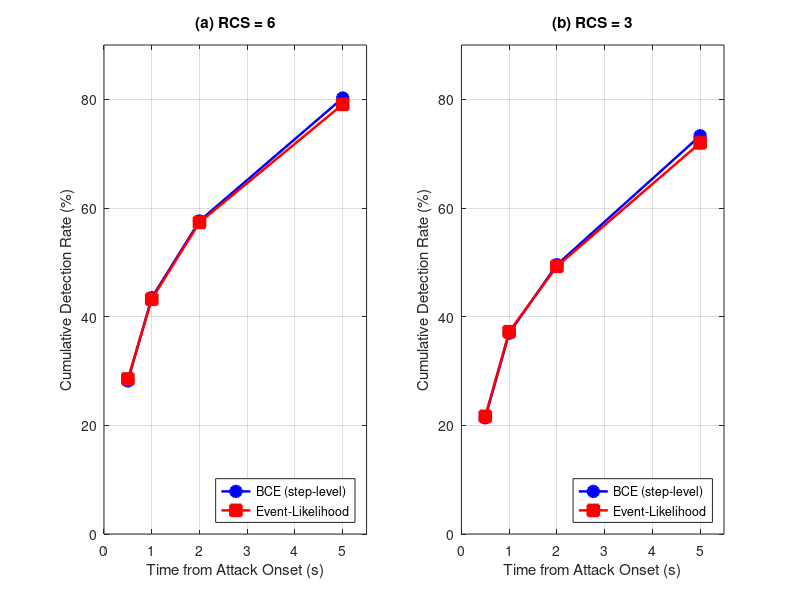

MATLAB code to generate this figure: (Note: this script raises an error after producing the figure.)
%% Figure 6: Cumulative Detection Delay Distribution
% 对比 BCE vs Event-Likelihood, RCS=6 vs RCS=3
clear; close all;

%% --- Data: detection_rate_within_s from evaluation_test.json ---
% Values extracted manually from test evaluations (F9 feature set)
% Format: [0.5s, 1.0s, 2.0s, 5.0s] thresholds
thresholds = [0.5, 1.0, 2.0, 5.0];

% RCS=6 BCE (F9) — test split
rcs6_bce = [0.2817, 0.4349, 0.5761, 0.8024];
% RCS=6 Event-Likelihood (F9) — test split
rcs6_evl = [0.2853, 0.4323, 0.5735, 0.7908];
% RCS=3 BCE (F9) — test split
rcs3_bce = [0.2140, 0.3697, 0.4956, 0.7329];
% RCS=3 Event-Likelihood (F9) — test split
rcs3_evl = [0.2165, 0.3723, 0.4927, 0.7198];

figure('Position',[100 100 900 380]);

subplot(1,2,1);
plot(thresholds, rcs6_bce*100, 'b-o', 'LineWidth',1.8, 'MarkerSize',8, 'MarkerFaceColor','b');
hold on;
plot(thresholds, rcs6_evl*100, 'r-s', 'LineWidth',1.8, 'MarkerSize',8, 'MarkerFaceColor','r');
xlabel('Time from Attack Onset (s)');
ylabel('Cumulative Detection Rate (%)');
title('(a) RCS = 6');
legend('BCE (step-level)', 'Event-Likelihood', 'Location','southeast');
xlim([0 5.5]); ylim([0 90]);
grid on; box on;

subplot(1,2,2);
plot(thresholds, rcs3_bce*100, 'b-o', 'LineWidth',1.8, 'MarkerSize',8, 'MarkerFaceColor','b');
hold on;
plot(thresholds, rcs3_evl*100, 'r-s', 'LineWidth',1.8, 'MarkerSize',8, 'MarkerFaceColor','r');
xlabel('Time from Attack Onset (s)');
ylabel('Cumulative Detection Rate (%)');
title('(b) RCS = 3');
legend('BCE (step-level)', 'Event-Likelihood', 'Location','southeast');
xlim([0 5.5]); ylim([0 90]);
grid on; box on;

sgtitle('Figure 6: Cumulative Detection Delay Distribution (F9 feature set)');
saveas(gcf, 'figures\Figure6_delay_distribution.png');
fprintf('Figure 6 saved.\n');
